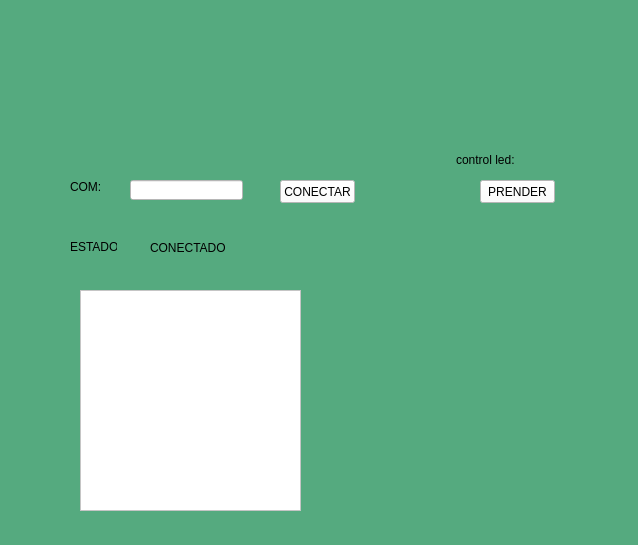
<?xml version="1.0" encoding="UTF-8"?>
<ui version="4.0">
 <class>MainWindow</class>
 <widget class="QMainWindow" name="MainWindow">
  <property name="geometry">
   <rect>
    <x>0</x>
    <y>0</y>
    <width>638</width>
    <height>545</height>
   </rect>
  </property>
  <property name="windowTitle">
   <string>MainWindow</string>
  </property>
  <property name="styleSheet">
   <string notr="true">background-color: rgb(85, 170, 127);</string>
  </property>
  <widget class="QWidget" name="centralwidget">
   <widget class="QLabel" name="label">
    <property name="geometry">
     <rect>
      <x>30</x>
      <y>10</y>
      <width>201</width>
      <height>101</height>
     </rect>
    </property>
    <property name="text">
     <string/>
    </property>
    <property name="pixmap">
     <pixmap resource="../../Recursos.qrc">:/Logos/Imagenes/WhatsApp Image 2024-02-15 at 6.57.13 PM.jpeg</pixmap>
    </property>
    <property name="scaledContents">
     <bool>true</bool>
    </property>
   </widget>
   <widget class="QLabel" name="label_2">
    <property name="geometry">
     <rect>
      <x>396</x>
      <y>10</y>
      <width>241</width>
      <height>101</height>
     </rect>
    </property>
    <property name="text">
     <string/>
    </property>
    <property name="pixmap">
     <pixmap resource="../../Recursos.qrc">:/Logos/Imagenes/UAT_2018_-_2021_HORIZONTAL.jpg</pixmap>
    </property>
    <property name="scaledContents">
     <bool>true</bool>
    </property>
   </widget>
   <widget class="QLabel" name="label_3">
    <property name="geometry">
     <rect>
      <x>540</x>
      <y>440</y>
      <width>71</width>
      <height>61</height>
     </rect>
    </property>
    <property name="text">
     <string/>
    </property>
    <property name="pixmap">
     <pixmap resource="../../Recursos.qrc">:/Logos/Imagenes/WhatsApp Image 2024-02-15 at 9.24.51 PM.jpeg</pixmap>
    </property>
    <property name="scaledContents">
     <bool>true</bool>
    </property>
   </widget>
   <widget class="QLabel" name="label_4">
    <property name="geometry">
     <rect>
      <x>70</x>
      <y>180</y>
      <width>47</width>
      <height>13</height>
     </rect>
    </property>
    <property name="text">
     <string>COM:</string>
    </property>
   </widget>
   <widget class="QLineEdit" name="txt_com">
    <property name="geometry">
     <rect>
      <x>130</x>
      <y>180</y>
      <width>113</width>
      <height>20</height>
     </rect>
    </property>
    <property name="styleSheet">
     <string notr="true">background-color: rgb(255, 255, 255);</string>
    </property>
   </widget>
   <widget class="QPushButton" name="btn_accion">
    <property name="geometry">
     <rect>
      <x>280</x>
      <y>180</y>
      <width>75</width>
      <height>23</height>
     </rect>
    </property>
    <property name="styleSheet">
     <string notr="true">background-color: rgb(255, 255, 255);</string>
    </property>
    <property name="text">
     <string>CONECTAR</string>
    </property>
   </widget>
   <widget class="QLabel" name="label_5">
    <property name="geometry">
     <rect>
      <x>70</x>
      <y>240</y>
      <width>47</width>
      <height>13</height>
     </rect>
    </property>
    <property name="text">
     <string>ESTADO:</string>
    </property>
   </widget>
   <widget class="QLabel" name="label_6">
    <property name="geometry">
     <rect>
      <x>150</x>
      <y>240</y>
      <width>81</width>
      <height>16</height>
     </rect>
    </property>
    <property name="text">
     <string>CONECTADO</string>
    </property>
   </widget>
   <widget class="QPushButton" name="btn_control_led">
    <property name="geometry">
     <rect>
      <x>480</x>
      <y>180</y>
      <width>75</width>
      <height>23</height>
     </rect>
    </property>
    <property name="styleSheet">
     <string notr="true">background-color: rgb(255, 255, 255);</string>
    </property>
    <property name="text">
     <string>PRENDER</string>
    </property>
   </widget>
   <widget class="QLabel" name="label_7">
    <property name="geometry">
     <rect>
      <x>456</x>
      <y>150</y>
      <width>61</width>
      <height>20</height>
     </rect>
    </property>
    <property name="text">
     <string>control led:</string>
    </property>
   </widget>
   <widget class="QListWidget" name="datos">
    <property name="geometry">
     <rect>
      <x>80</x>
      <y>290</y>
      <width>221</width>
      <height>221</height>
     </rect>
    </property>
    <property name="styleSheet">
     <string notr="true">background-color: rgb(255, 255, 255);</string>
    </property>
   </widget>
  </widget>
  <widget class="QMenuBar" name="menubar">
   <property name="geometry">
    <rect>
     <x>0</x>
     <y>0</y>
     <width>638</width>
     <height>21</height>
    </rect>
   </property>
  </widget>
  <widget class="QStatusBar" name="statusbar"/>
 </widget>
 <resources>
  <include location="../../Recursos.qrc"/>
 </resources>
 <connections/>
</ui>
